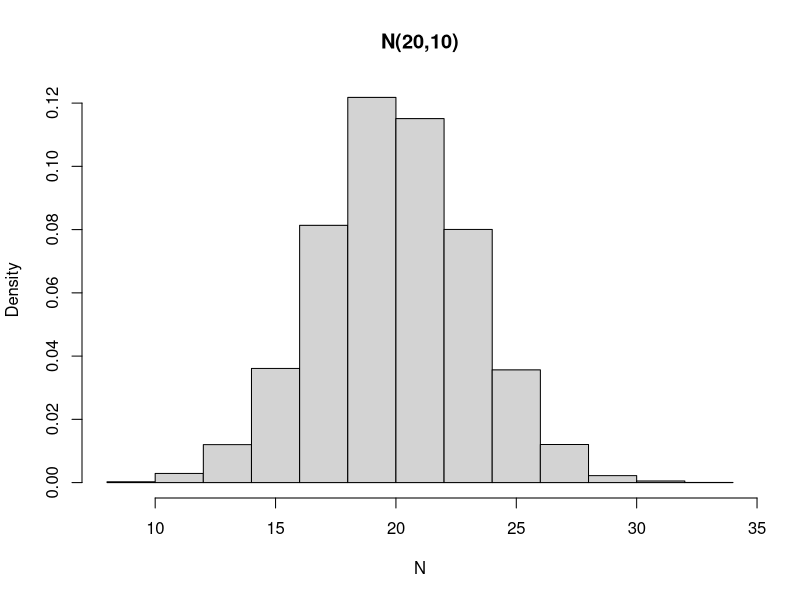
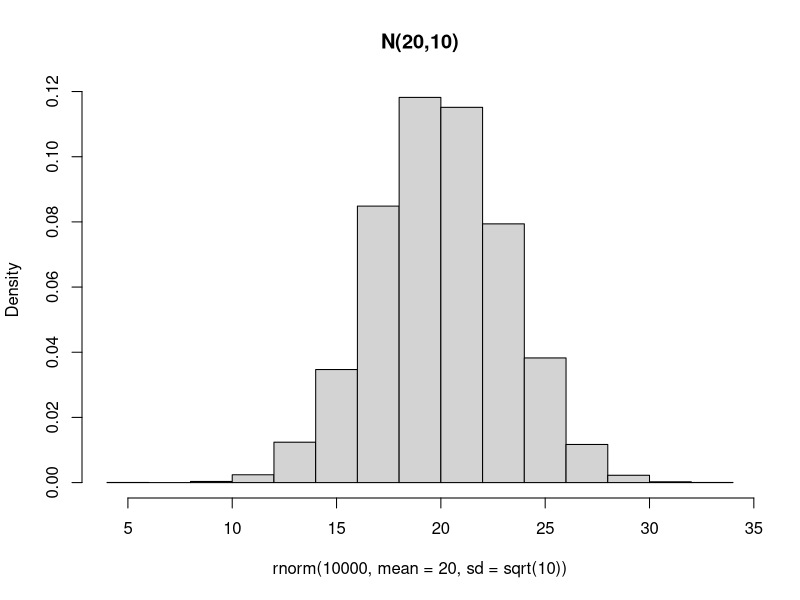
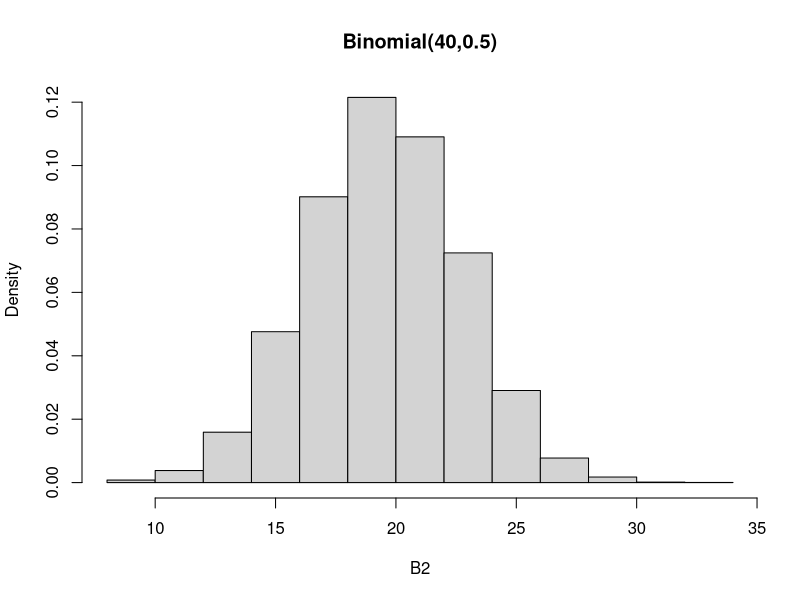
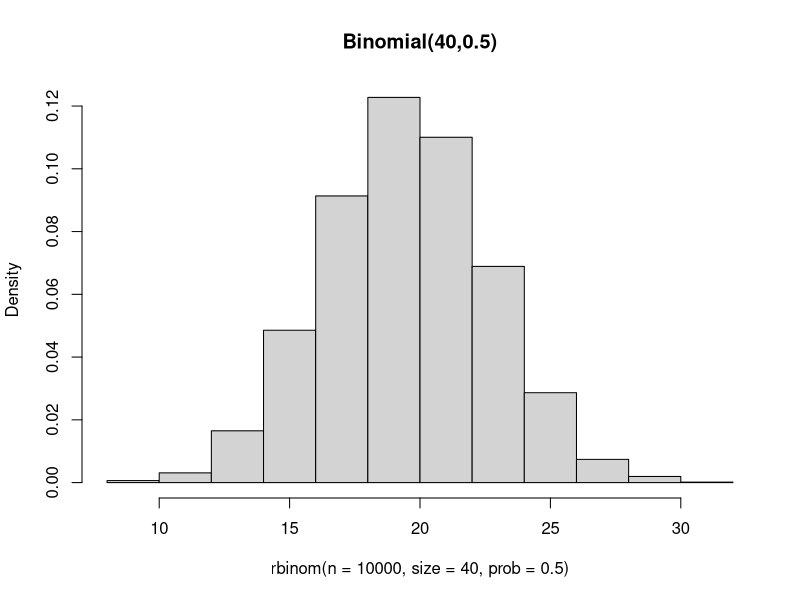

These figures' R source, in order:
##### exercise1
### (a)
N <- 20 + sqrt(10)*rnorm(n=10000)
hist(N, freq=F, main="N(20,10)")

## compare it with rnorm(10000, mean=20, sd=sqrt(10))
hist(rnorm(10000, mean=20, sd=sqrt(10)), freq=F, main="N(20,10)")

### (b)
B <- matrix(0, 40, 10000)
B <- apply(B, 2, FUN=function(x){X=runif(n=40)})
B1 <- apply(B, 2, FUN=function(x){ifelse(x>0.5, 1, 0)})
B2 <- apply(B1, 2, sum)
hist(B2, freq=F, main="Binomial(40,0.5)")

## compare it with rbinom(n=10000, size=40, prob=0.5)
hist(rbinom(n=10000, size=40, prob=0.5), freq=F, main="Binomial(40,0.5)")

##### exercise2
# a function to sample students
candidate <- function(exclude=c()){
    all <- 1:19 ## the number of students
    No.student <- subset(all, !(all %in% exclude)) ## exclude someone
    ## Create a table to record the remaining students and generate random number
    ## from uniform distribution
    candid <- data.frame(No.=No.student, Order=runif(length(No.student)))
    candid$Order <- order(candid$Order) ## Order it, we can get
    ## an order for every week's speaker
    print(candid[order(candid$Order), ], row.names=F)
}

## try the function
candidate(exclude=c())
candidate(exclude=c(2, 5))
candidate(exclude=c(7, 18))
